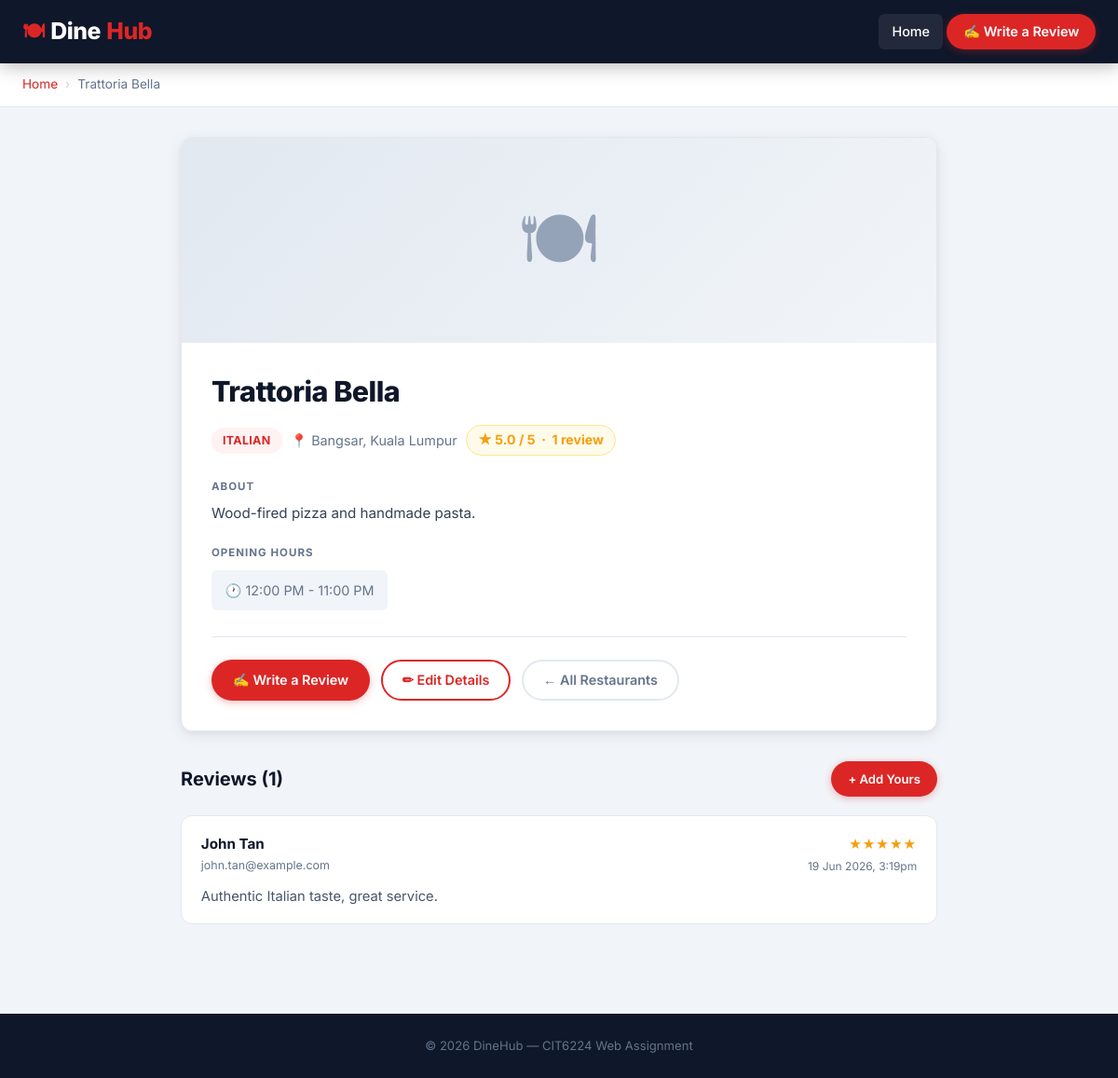
Screenshot of /restaurant.php?id=3 with the database file from the repository.
### tables this page shows
CREATE TABLE IF NOT EXISTS restaurants (
    id INT AUTO_INCREMENT PRIMARY KEY,
    name VARCHAR(100) NOT NULL,
    cuisine_type VARCHAR(50) NOT NULL,
    location VARCHAR(150) NOT NULL,
    description TEXT,
    opening_hours VARCHAR(100),
    image VARCHAR(255) DEFAULT 'default.jpg',
    created_at TIMESTAMP DEFAULT CURRENT_TIMESTAMP
);

CREATE TABLE IF NOT EXISTS reviews (
    id INT AUTO_INCREMENT PRIMARY KEY,
    restaurant_id INT NOT NULL,
    customer_name VARCHAR(100) NOT NULL,
    email VARCHAR(150) NOT NULL,
    rating TINYINT NOT NULL CHECK (rating BETWEEN 1 AND 5),
    review_text TEXT NOT NULL,
    created_at TIMESTAMP DEFAULT CURRENT_TIMESTAMP,
    FOREIGN KEY (restaurant_id) REFERENCES restaurants(id) ON DELETE CASCADE
);

### restaurant.php (the view, shortened to what this page needs)
<?php
require_once 'db.php';
$id = filter_input(INPUT_GET, 'id', FILTER_VALIDATE_INT, [
    'options' => ['min_range' => 1]
]);
$stmt = $pdo->prepare("SELECT * FROM restaurants WHERE id = :id");
$stmt->execute([':id' => $id]);
$restaurant = $stmt->fetch();
$reviewStmt = $pdo->prepare(
    "SELECT customer_name, email, rating, review_text, created_at
     FROM   reviews
     WHERE  restaurant_id = :id
     ORDER  BY created_at DESC"
);
$reviewStmt->execute([':id' => $id]);
$reviews = $reviewStmt->fetchAll();
$avgStmt = $pdo->prepare(
    "SELECT COUNT(*) AS total, ROUND(AVG(rating), 1) AS avg_rating
     FROM   reviews
     WHERE  restaurant_id = :id"
);
$avgStmt->execute([':id' => $id]);
$stats = $avgStmt->fetch();
require_once 'includes/header.php';
?>
<div class="page-header">
    <nav class="breadcrumb" aria-label="Breadcrumb">
        <a href="index.php">Home</a>
        <span class="sep">›</span>
        <span><?= htmlspecialchars($restaurant['name']) ?></span>
    </nav>
</div>
<div class="detail-container">
    <div class="detail-card">
        <?php if (!empty($restaurant['image']) && file_exists(__DIR__ . '/uploads/' . $restaurant['image'])): ?>
            <img class="detail-hero-img"
                 src="uploads/<?= htmlspecialchars($restaurant['image']) ?>"
                 alt="<?= htmlspecialchars($restaurant['name']) ?>">
        <?php else: ?>
            <div class="detail-hero-placeholder">🍽</div>
        <?php endif; ?>
        <div class="detail-body">
            <h2><?= htmlspecialchars($restaurant['name']) ?></h2>
            <div class="detail-meta">
                <span class="detail-badge"><?= htmlspecialchars($restaurant['cuisine_type']) ?></span>
                <span class="detail-location">📍 <?= htmlspecialchars($restaurant['location']) ?></span>
                <?php if ($stats['total'] > 0): ?>
                    <span class="rating-chip">
                        ★ <?= $stats['avg_rating'] ?> / 5
                        &nbsp;·&nbsp; <?= $stats['total'] ?> review<?= $stats['total'] != 1 ? 's' : '' ?>
                    </span>
                <?php else: ?>
                    <span class="rating-chip empty">No reviews yet</span>
                <?php endif; ?>
            </div>
            <?php if (!empty($restaurant['description'])): ?>
                <p class="section-label">About</p>
                <p class="detail-description">
                    <?= nl2br(htmlspecialchars($restaurant['description'])) ?>
                </p>
            <?php endif; ?>
            <?php if (!empty($restaurant['opening_hours'])): ?>
                <p class="section-label">Opening Hours</p>
                <div class="detail-hours">
                    🕐 <?= nl2br(htmlspecialchars($restaurant['opening_hours'])) ?>
                </div>
            <?php endif; ?>
            <div class="detail-actions">
                <a class="btn btn-primary"
                   href="submit-review.php?id=<?= $id ?>">✍ Write a Review</a>
                <a class="btn btn-outline"
                   href="edit-restaurant.php?id=<?= $id ?>">✏ Edit Details</a>
                <a class="btn btn-ghost" href="index.php">← All Restaurants</a>
            </div>
        </div>
    </div>
    <div class="reviews-section">
        <div class="reviews-header">
            <h3>Reviews (<?= $stats['total'] ?>)</h3>
            <a class="btn btn-primary btn-sm" href="submit-review.php?id=<?= $id ?>">
                + Add Yours
            </a>
        </div>
        <?php if (count($reviews) === 0): ?>
            <div class="no-reviews-msg">
                No reviews yet — <a href="submit-review.php?id=<?= $id ?>"
                   style="color:var(--red)">be the first to write one!</a>
            </div>
        <?php else: ?>
            <?php foreach ($reviews as $review): ?>
                <div class="review-card">
                    <div class="review-top">
                        <div class="reviewer-info">
                            <div class="reviewer-name">
                                <?= htmlspecialchars($review['customer_name']) ?>
                            </div>
                            <div class="reviewer-email">
                                <?= htmlspecialchars($review['email']) ?>
                            </div>
                        </div>
                        <div class="review-right">
                            <div class="review-stars">
                                <?= str_repeat('★', (int)$review['rating']) ?>
                            </div>
                            <div class="review-date">
                                <?= date('d M Y, g:ia', strtotime($review['created_at'])) ?>
                            </div>
                        </div>
                    </div>
                    <p class="review-text">
                        <?= nl2br(htmlspecialchars($review['review_text'])) ?>
                    </p>
                </div>
            <?php endforeach; ?>
        <?php endif; ?>
    </div>
</div>
<?php require_once 'includes/footer.php'; ?>

### rows the page displays
restaurants: name "Trattoria Bella", cuisine_type "ITALIAN", location "Bangsar, Kuala Lumpur", description "Wood-fired pizza and handmade pasta.", opening_hours "12:00 PM - 11:00 PM"
reviews: customer_name "John Tan", email "john.tan@example.com", rating "★★★★★", created_at "19 Jun 2026, 3:19pm", review_text "Authentic Italian taste, great service."

### other values shown
$stats['avg_rating'] "5.0"
$stats['total'] "1"
